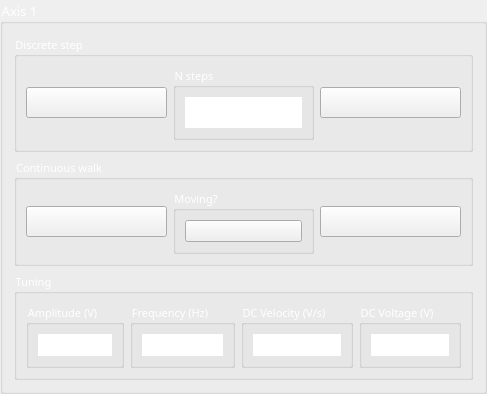
         <widget class="QGroupBox" name="verticalGroupBox_2">
          <property name="font">
           <font>
            <family>Calibri Light</family>
            <pointsize>10</pointsize>
           </font>
          </property>
          <property name="styleSheet">
           <string notr="true">color: rgb(255, 255, 255);</string>
          </property>
          <property name="title">
           <string>Axis 1</string>
          </property>
          <layout class="QVBoxLayout" name="verticalLayout_3">
           <item>
            <widget class="QGroupBox" name="groupBox">
             <property name="font">
              <font>
               <family>Calibri Light</family>
               <pointsize>8</pointsize>
              </font>
             </property>
             <property name="styleSheet">
              <string notr="true">color: rgb(255, 255, 255);</string>
             </property>
             <property name="title">
              <string>Discrete step</string>
             </property>
             <layout class="QHBoxLayout" name="horizontalLayout_2">
              <item>
               <widget class="QPushButton" name="step_left_1">
                <property name="minimumSize">
                 <size>
                  <width>0</width>
                  <height>0</height>
                 </size>
                </property>
                <property name="font">
                 <font>
                  <family>Calibri Light</family>
                  <pointsize>12</pointsize>
                 </font>
                </property>
                <property name="styleSheet">
                 <string notr="true"/>
                </property>
                <property name="text">
                 <string/>
                </property>
                <property name="icon">
                 <iconset>
                  <normaloff>left_arrow.svg</normaloff>left_arrow.svg</iconset>
                </property>
                <property name="iconSize">
                 <size>
                  <width>36</width>
                  <height>36</height>
                 </size>
                </property>
                <property name="checkable">
                 <bool>false</bool>
                </property>
               </widget>
              </item>
              <item>
               <widget class="QGroupBox" name="groupBox_2">
                <property name="font">
                 <font>
                  <family>Calibri Light</family>
                  <pointsize>8</pointsize>
                 </font>
                </property>
                <property name="title">
                 <string>N steps</string>
                </property>
                <layout class="QHBoxLayout" name="horizontalLayout_3">
                 <item>
                  <widget class="QSpinBox" name="n_steps_1">
                   <property name="font">
                    <font>
                     <family>Calibri Light</family>
                     <pointsize>12</pointsize>
                     <weight>3</weight>
                     <italic>false</italic>
                     <bold>false</bold>
                    </font>
                   </property>
                   <property name="styleSheet">
                    <string notr="true">font: 25 12pt &quot;Calibri Light&quot;;</string>
                   </property>
                   <property name="frame">
                    <bool>false</bool>
                   </property>
                   <property name="alignment">
                    <set>Qt::AlignCenter</set>
                   </property>
                   <property name="buttonSymbols">
                    <enum>QAbstractSpinBox::NoButtons</enum>
                   </property>
                   <property name="maximum">
                    <number>100</number>
                   </property>
                   <property name="value">
                    <number>1</number>
                   </property>
                  </widget>
                 </item>
                </layout>
               </widget>
              </item>
              <item>
               <widget class="QPushButton" name="step_right_1">
                <property name="minimumSize">
                 <size>
                  <width>0</width>
                  <height>0</height>
                 </size>
                </property>
                <property name="font">
                 <font>
                  <family>Calibri Light</family>
                  <pointsize>12</pointsize>
                 </font>
                </property>
                <property name="styleSheet">
                 <string notr="true"/>
                </property>
                <property name="text">
                 <string/>
                </property>
                <property name="icon">
                 <iconset>
                  <normaloff>right_arrow.svg</normaloff>right_arrow.svg</iconset>
                </property>
                <property name="iconSize">
                 <size>
                  <width>36</width>
                  <height>36</height>
                 </size>
                </property>
                <property name="checkable">
                 <bool>false</bool>
                </property>
               </widget>
              </item>
             </layout>
            </widget>
           </item>
           <item>
            <widget class="QGroupBox" name="groupBox_3">
             <property name="font">
              <font>
               <family>Calibri Light</family>
               <pointsize>8</pointsize>
              </font>
             </property>
             <property name="styleSheet">
              <string notr="true">color: rgb(255, 255, 255);</string>
             </property>
             <property name="title">
              <string>Continuous walk</string>
             </property>
             <layout class="QHBoxLayout" name="horizontalLayout_4">
              <item>
               <widget class="QPushButton" name="walk_left_1">
                <property name="minimumSize">
                 <size>
                  <width>0</width>
                  <height>0</height>
                 </size>
                </property>
                <property name="font">
                 <font>
                  <family>Calibri Light</family>
                  <pointsize>12</pointsize>
                 </font>
                </property>
                <property name="styleSheet">
                 <string notr="true"/>
                </property>
                <property name="text">
                 <string/>
                </property>
                <property name="icon">
                 <iconset>
                  <normaloff>left_arrow.svg</normaloff>left_arrow.svg</iconset>
                </property>
                <property name="iconSize">
                 <size>
                  <width>36</width>
                  <height>36</height>
                 </size>
                </property>
                <property name="checkable">
                 <bool>false</bool>
                </property>
               </widget>
              </item>
              <item>
               <widget class="QGroupBox" name="groupBox_9">
                <property name="font">
                 <font>
                  <family>Calibri Light</family>
                  <pointsize>8</pointsize>
                 </font>
                </property>
                <property name="title">
                 <string>Moving?</string>
                </property>
                <layout class="QHBoxLayout" name="horizontalLayout_10">
                 <item>
                  <widget class="QPushButton" name="is_moving_1">
                   <property name="minimumSize">
                    <size>
                     <width>0</width>
                     <height>0</height>
                    </size>
                   </property>
                   <property name="text">
                    <string/>
                   </property>
                   <property name="icon">
                    <iconset>
                     <normaloff>red_LED_off.svg</normaloff>
                     <normalon>red_LED_on.svg</normalon>red_LED_off.svg</iconset>
                   </property>
                   <property name="checkable">
                    <bool>true</bool>
                   </property>
                  </widget>
                 </item>
                </layout>
               </widget>
              </item>
              <item>
               <widget class="QPushButton" name="walk_right_1">
                <property name="minimumSize">
                 <size>
                  <width>0</width>
                  <height>0</height>
                 </size>
                </property>
                <property name="font">
                 <font>
                  <family>Calibri Light</family>
                  <pointsize>12</pointsize>
                 </font>
                </property>
                <property name="styleSheet">
                 <string notr="true"/>
                </property>
                <property name="text">
                 <string/>
                </property>
                <property name="icon">
                 <iconset>
                  <normaloff>right_arrow.svg</normaloff>right_arrow.svg</iconset>
                </property>
                <property name="iconSize">
                 <size>
                  <width>36</width>
                  <height>36</height>
                 </size>
                </property>
                <property name="checkable">
                 <bool>false</bool>
                </property>
               </widget>
              </item>
             </layout>
            </widget>
           </item>
           <item>
            <widget class="QGroupBox" name="groupBox_4">
             <property name="font">
              <font>
               <family>Calibri Light</family>
               <pointsize>8</pointsize>
              </font>
             </property>
             <property name="styleSheet">
              <string notr="true">color: rgb(255, 255, 255);</string>
             </property>
             <property name="title">
              <string>Tuning</string>
             </property>
             <layout class="QHBoxLayout" name="horizontalLayout_5">
              <item>
               <widget class="QGroupBox" name="groupBox_5">
                <property name="font">
                 <font>
                  <family>Calibri Light</family>
                  <pointsize>8</pointsize>
                 </font>
                </property>
                <property name="title">
                 <string>Amplitude (V)</string>
                </property>
                <layout class="QHBoxLayout" name="horizontalLayout_6">
                 <item>
                  <widget class="QDoubleSpinBox" name="amplitude_1">
                   <property name="styleSheet">
                    <string notr="true">font: 25 12pt &quot;Calibri Light&quot;;
color: rgb(255, 255, 255);</string>
                   </property>
                   <property name="frame">
                    <bool>false</bool>
                   </property>
                   <property name="alignment">
                    <set>Qt::AlignCenter</set>
                   </property>
                   <property name="buttonSymbols">
                    <enum>QAbstractSpinBox::NoButtons</enum>
                   </property>
                   <property name="decimals">
                    <number>1</number>
                   </property>
                   <property name="maximum">
                    <double>100.000000000000000</double>
                   </property>
                   <property name="value">
                    <double>50.000000000000000</double>
                   </property>
                  </widget>
                 </item>
                </layout>
               </widget>
              </item>
              <item>
               <widget class="QGroupBox" name="groupBox_6">
                <property name="font">
                 <font>
                  <family>Calibri Light</family>
                  <pointsize>8</pointsize>
                 </font>
                </property>
                <property name="title">
                 <string>Frequency (Hz)</string>
                </property>
                <layout class="QHBoxLayout" name="horizontalLayout_7">
                 <item>
                  <widget class="QDoubleSpinBox" name="frequency_1">
                   <property name="styleSheet">
                    <string notr="true">font: 25 12pt &quot;Calibri Light&quot;;
color: rgb(255, 255, 255);</string>
                   </property>
                   <property name="frame">
                    <bool>false</bool>
                   </property>
                   <property name="alignment">
                    <set>Qt::AlignCenter</set>
                   </property>
                   <property name="buttonSymbols">
                    <enum>QAbstractSpinBox::NoButtons</enum>
                   </property>
                   <property name="decimals">
                    <number>1</number>
                   </property>
                   <property name="maximum">
                    <double>20000.000000000000000</double>
                   </property>
                   <property name="value">
                    <double>30.000000000000000</double>
                   </property>
                  </widget>
                 </item>
                </layout>
               </widget>
              </item>
              <item>
               <widget class="QGroupBox" name="groupBox_7">
                <property name="font">
                 <font>
                  <family>Calibri Light</family>
                  <pointsize>8</pointsize>
                 </font>
                </property>
                <property name="title">
                 <string>DC Velocity (V/s)</string>
                </property>
                <layout class="QHBoxLayout" name="horizontalLayout_8">
                 <item>
                  <widget class="QDoubleSpinBox" name="velocity_1">
                   <property name="styleSheet">
                    <string notr="true">font: 25 12pt &quot;Calibri Light&quot;;
color: rgb(255, 255, 255);</string>
                   </property>
                   <property name="frame">
                    <bool>false</bool>
                   </property>
                   <property name="alignment">
                    <set>Qt::AlignCenter</set>
                   </property>
                   <property name="buttonSymbols">
                    <enum>QAbstractSpinBox::NoButtons</enum>
                   </property>
                   <property name="decimals">
                    <number>1</number>
                   </property>
                   <property name="maximum">
                    <double>10000000.000000000000000</double>
                   </property>
                   <property name="value">
                    <double>100.000000000000000</double>
                   </property>
                  </widget>
                 </item>
                </layout>
               </widget>
              </item>
              <item>
               <widget class="QGroupBox" name="groupBox_8">
                <property name="font">
                 <font>
                  <family>Calibri Light</family>
                  <pointsize>8</pointsize>
                 </font>
                </property>
                <property name="title">
                 <string>DC Voltage (V)</string>
                </property>
                <layout class="QHBoxLayout" name="horizontalLayout_9">
                 <item>
                  <widget class="QDoubleSpinBox" name="voltage_1">
                   <property name="styleSheet">
                    <string notr="true">font: 25 12pt &quot;Calibri Light&quot;;
color: rgb(255, 255, 255);</string>
                   </property>
                   <property name="frame">
                    <bool>false</bool>
                   </property>
                   <property name="alignment">
                    <set>Qt::AlignCenter</set>
                   </property>
                   <property name="buttonSymbols">
                    <enum>QAbstractSpinBox::NoButtons</enum>
                   </property>
                   <property name="decimals">
                    <number>1</number>
                   </property>
                   <property name="maximum">
                    <double>100.000000000000000</double>
                   </property>
                   <property name="value">
                    <double>50.000000000000000</double>
                   </property>
                  </widget>
                 </item>
                </layout>
               </widget>
              </item>
             </layout>
            </widget>
           </item>
          </layout>
         </widget>
